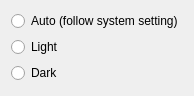
<?xml version="1.0" encoding="UTF-8"?>
<ui version="4.0">
 <class>WdgColorSchemeSelector</class>
 <widget class="QWidget" name="WdgColorSchemeSelector">
  <property name="geometry">
   <rect>
    <x>0</x>
    <y>0</y>
    <width>190</width>
    <height>96</height>
   </rect>
  </property>
  <property name="windowTitle">
   <string>Form</string>
  </property>
  <layout class="QVBoxLayout" name="verticalLayout">
   <item>
    <widget class="QRadioButton" name="rbAuto">
     <property name="text">
      <string>Auto (follow system setting)</string>
     </property>
    </widget>
   </item>
   <item>
    <widget class="QRadioButton" name="rbLight">
     <property name="text">
      <string>Light</string>
     </property>
    </widget>
   </item>
   <item>
    <widget class="QRadioButton" name="rbDark">
     <property name="text">
      <string>Dark</string>
     </property>
    </widget>
   </item>
   <item>
    <spacer name="verticalSpacer">
     <property name="orientation">
      <enum>Qt::Orientation::Vertical</enum>
     </property>
     <property name="sizeHint" stdset="0">
      <size>
       <width>20</width>
       <height>40</height>
      </size>
     </property>
    </spacer>
   </item>
  </layout>
 </widget>
 <resources/>
 <connections/>
</ui>
